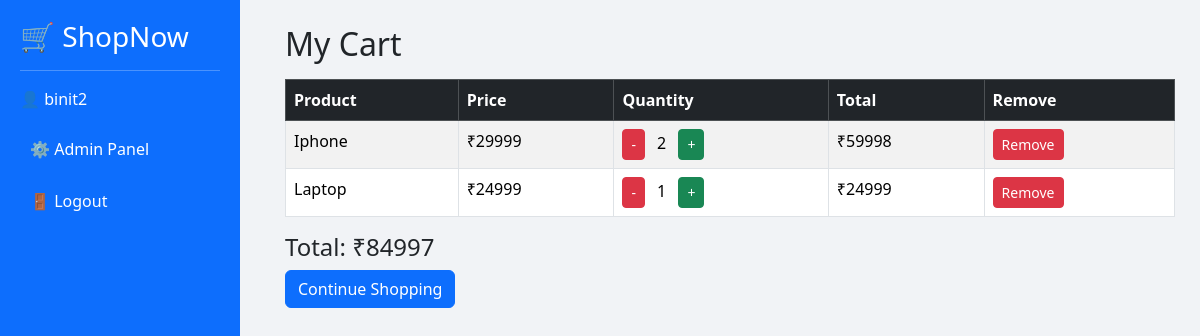
The page /cart/ (signed in) on the database its author committed.
### cart/models.py (models this page shows, shortened)
class CartItem(models.Model):
    user = models.ForeignKey(
        User,
        on_delete=models.CASCADE
    )
    product = models.ForeignKey(
        Product,
        on_delete=models.CASCADE
    )
    quantity = models.IntegerField(
        default=1
    )
    def total_price(self):
        return self.product.price * self.quantity

### products/models.py (models this page shows, shortened)
class Product(models.Model):
    STATUS_CHOICES = (
        ('Pending', 'Pending'),
        ('Approved', 'Approved'),
        ('Rejected', 'Rejected'),
    )
    seller = models.ForeignKey(User, on_delete=models.CASCADE)
    category = models.ForeignKey(Category, on_delete=models.CASCADE)
    name = models.CharField(max_length=100)
    price = models.IntegerField ()
    description = models.TextField()
    image = models.ImageField(upload_to='products/', null=True, blank=True)
    status = models.CharField(max_length=20, choices=STATUS_CHOICES, default='Pending')

### cart/views.py (the view)
# urls.py: path('', include('cart.urls')),
@login_required
def cart(request):
    cart_items = CartItem.objects.filter(user=request.user)
    total = 0
    for item in cart_items:
        total += item.total_price()
    return render(request, 'cart.html', {
        'cart_items': cart_items,
        'total': total
    })

### templates/cart.html
{% extends "base.html" %}
{% block content %}
<h2>My Cart</h2>
<table class="table table-bordered table-striped mt-3">
    <thead class="table-dark">
        <tr>
            <th>Product</th>
            <th>Price</th>
            <th>Quantity</th>
            <th>Total</th>
            <th>Remove</th>
        </tr>
    </thead>
    <tbody>
        {% for item in cart_items %}
        <tr>
            <td>{{ item.product.name }}</td>
            <td>₹{{ item.product.price }}</td>
            <td>
                <a href="{% url 'decrease_quantity' item.id %}" class="btn btn-sm btn-danger">-</a>
                <span class="mx-2">{{ item.quantity }}</span>
                <a href="{% url 'increase_quantity' item.id %}" class="btn btn-sm btn-success">+</a>
            </td>
            <td>₹{{ item.total_price }}</td>
            <td>
                <a href="{% url 'remove_from_cart' item.id %}" class="btn btn-danger btn-sm">
                    Remove
                </a>
            </td>
        </tr>
        {% empty %}
        <tr>
            <td colspan="5" class="text-center">Your cart is empty</td>
        </tr>
        {% endfor %}
    </tbody>
</table>
<h4>Total: ₹{{ total }}</h4>
<a href="/products/" class="btn btn-primary">Continue Shopping</a>
{% endblock %}

### templates/base.html (shortened to what this page needs)
<!DOCTYPE html>
<html>
<head>
    <link href="https://cdn.jsdelivr.net/npm/bootstrap@5.3.3/dist/css/bootstrap.min.css" rel="stylesheet">
</head>
<body>
<div class="sidebar">
    <h3>🛒 ShopNow</h3>
    <hr>
    {% if user.is_authenticated %}
        <p>👤 {{ user.username }}</p>
        {% if user.is_superuser %}
            <a href="/admin-dashboard/">⚙ Admin Panel</a>
            <a href="/logout/">🚪 Logout</a>
        {% endif %}
    {% else %}
        <a href="/">🏠 Home</a>
        <a href="/products/">🛍 Products</a>
        <a href="/login/">🔐 Login</a>
        <a href="/signup/">📝 Signup</a>
    {% endif %}
</div>
<div class="main-content">
    {% block content %}
    {% endblock %}
</div>
</body>
</html>

### templates/base.html (style rules this page uses)
body { background-color: #f1f3f6; }
.sidebar { width: 240px; height: 100vh; position: fixed; left: 0; top: 0; background: #0d6efd; padding: 20px; color: white; }
.sidebar a { display: block; color: white; text-decoration: none; padding: 10px; margin-bottom: 8px; border-radius: 6px; }
.main-content { margin-left: 260px; padding: 25px; }

### rows shown on the page
CartItem: product.name "Iphone", product.price "29999", quantity "2", total_price "59998"
CartItem: product.name "Laptop", product.price "24999", quantity "1", total_price "24999"

### other values the page prints
{{ user.username }} "binit2"
{{ total }} "84997"
